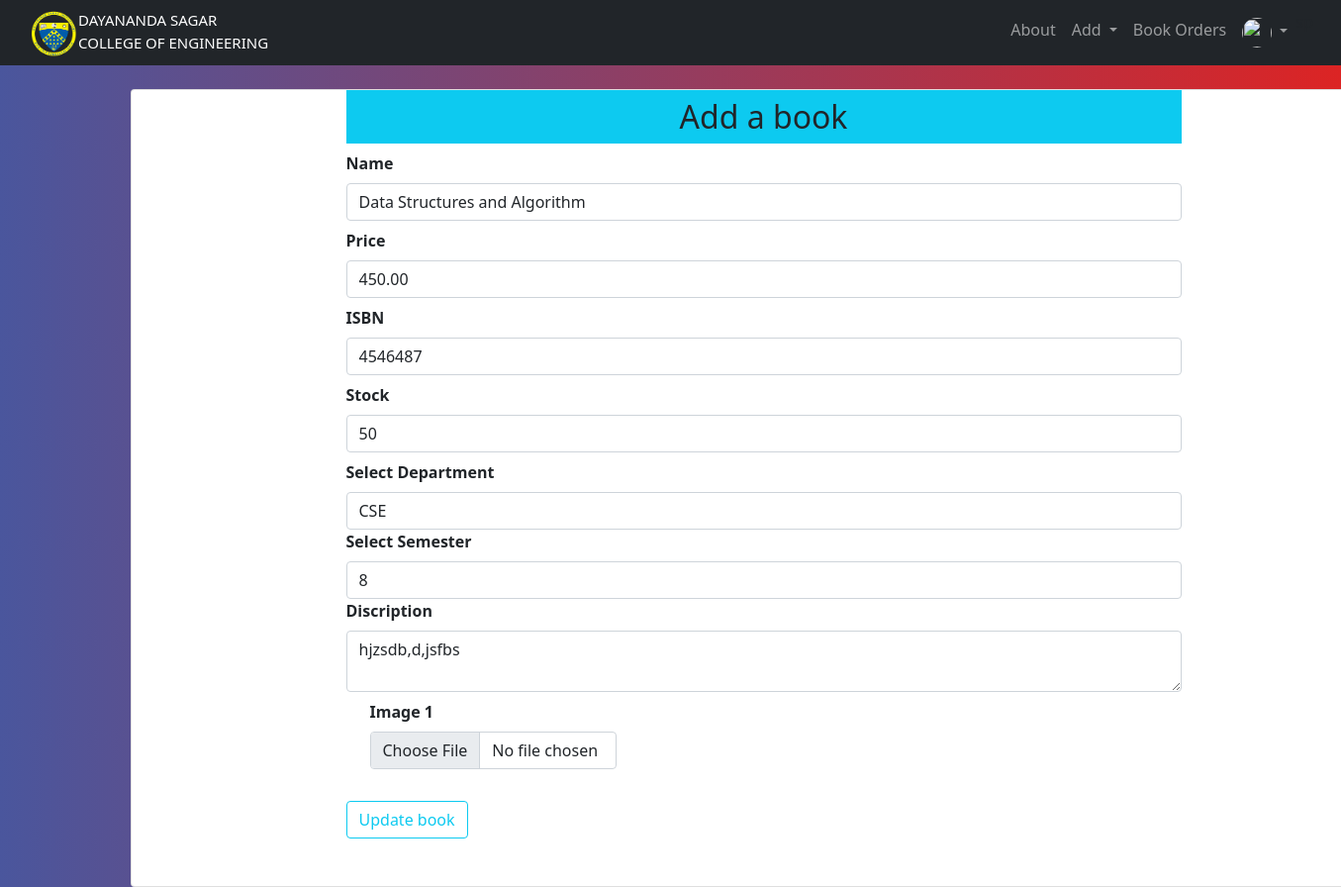
Page /updatebook/1 (signed in) on the earlier database version.
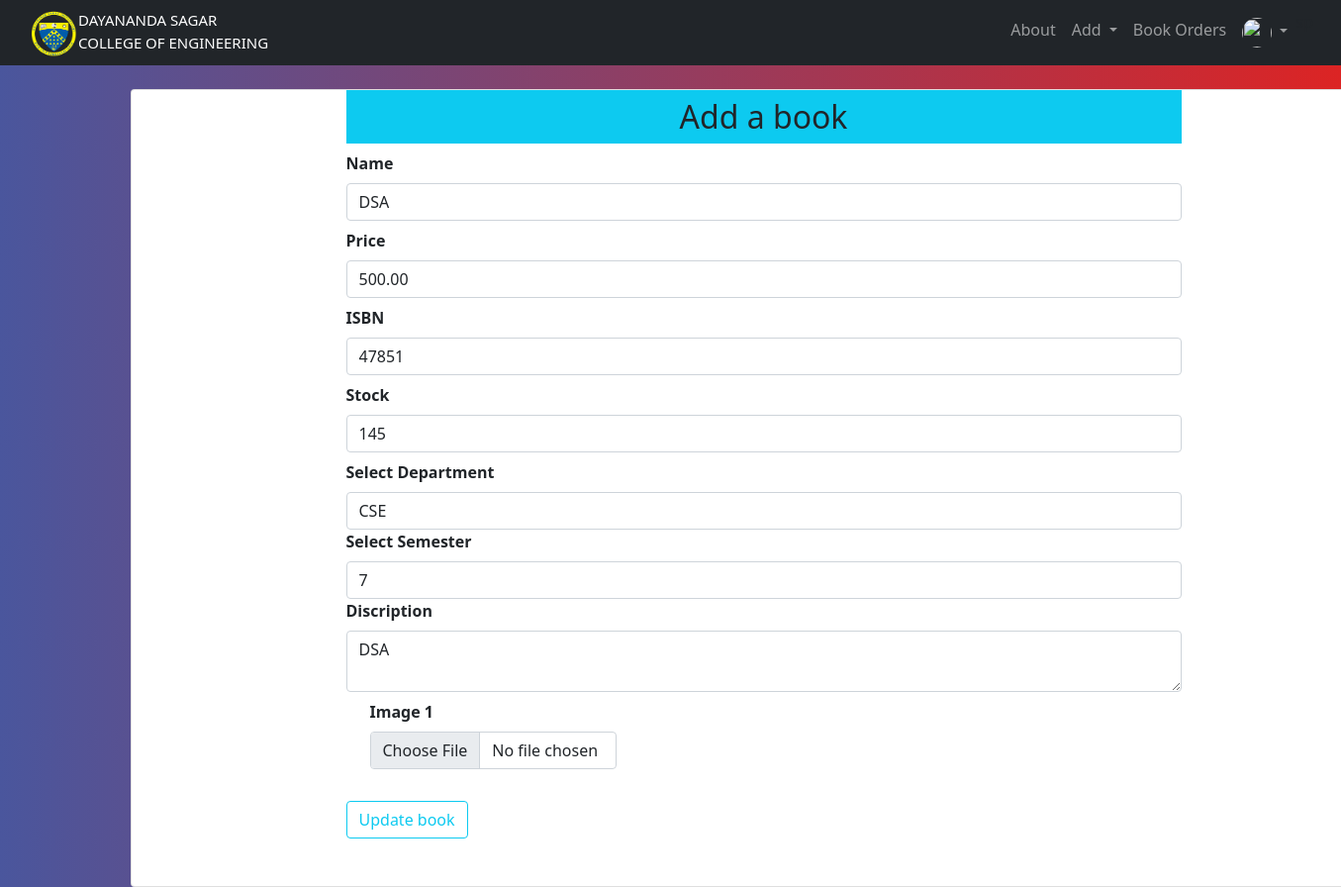
Same page on the later database version.
### website/models.py (models this page shows, shortened)
class Addbook(db.Model):
    __tablename__='addbook'
    __searchable__ = ['name', 'desc', 'isbn']
    id = db.Column(db.Integer, primary_key=True)
    name = db.Column(db.String(80), nullable=False)
    price = db.Column(db.Numeric(10,2), nullable=False)
    isbn = db.Column(db.Integer,default=0)
    stock = db.Column(db.Integer,nullable=False)
    available_copies = db.Column(db.Integer,nullable=False)
    desc = db.Column(db.Text, nullable=False)
    pub_date = db.Column(db.DateTime, nullable=False, default=datetime.utcnow)
    department_id = db.Column(db.Integer, db.ForeignKey('department.id'),nullable=False)
    department = db.relationship('Department', backref=db.backref('departments',lazy=True))
    semester_id = db.Column(db.Integer, db.ForeignKey('semester.id'),nullable=False)
    semester = db.relationship('Semester', backref=db.backref('semesters',lazy=True))
    image_1 = db.Column(db.String(150), nullable=False, default='image.jpg')
    image_2 = db.Column(db.String(150), nullable=False, default='image.jpg')
    image_3 = db.Column(db.String(150), nullable=False, default='image.jpg')

class Semester(db.Model):
        __searchable__ = ['name']
        id = db.Column(db.Integer, primary_key = True)
        name = db.Column(db.String(30), nullable = False, unique = True)

### website/add.py (the view, shortened to what this page needs)
@add.route('/updatebook/<int:id>',methods=['GET','POST'])
@requires_access_level("admin")
def updatebook(id):
    departments = Department.query.all()
    semesters = Semester.query.all()
    book = Addbook.query.get_or_404(id)
    department = request.form.get('department')
    semester = request.form.get('semester')
    form = Addbooks(request.form)
    form.name.data = book.name
    form.price.data = book.price
    form.isbn.data = book.isbn
    form.stock.data = book.stock
    form.discription.data = book.desc
    return render_template('updatebook.html', form = form, user=current_user, departments = departments, semesters = semesters, book = book )

### website/forms.py
class Addbooks(Form):
    name = StringField('Name',[validators.DataRequired()])
    price = DecimalField('Price',[validators.DataRequired()])
    isbn = IntegerField('ISBN', default=0)
    stock = IntegerField('Stock',[validators.DataRequired()])
    discription = TextAreaField('Discription',[validators.DataRequired()])
    image_1 = FileField('Image 1', validators=[FileRequired(), FileAllowed(['jpg','png','gif','jpeg'],'images only please')])
    image_2 = FileField('Image 2', validators=[FileAllowed(['jpg','png','gif','jpeg'],'images only please')])
    image_3 = FileField('Image 3', validators=[FileAllowed(['jpg','png','gif','jpeg'],'images only please')])

### website/models.py (called while the page is built)
        def get_urole(self):
                return self.urole

### website/templates/updatebook.html (shortened to what this page needs)
{% extends "base.html" %} {% block title %}Update book{% endblock %}
{% block content %}
<br>
<div class="container">
        <div class="card" style="width : 80rem;">
            <div class="row">
                <div class="col-md-2"></div>
                    <div class="col-md-8">
                    <h2 class="text-center bg-info p-2">Add a book</h2>
                    {% from "_formhelpers.html" import render_field %}
                    <form action="" method="POST" enctype="multipart/form-data">
                    {{render_field(form.name, class="form-control", placeholder="Add book name")}}
                    {{render_field(form.price, class="form-control", placeholder="Add book price")}}
                    {{render_field(form.isbn, class="form-control", placeholder="Add book ISBN")}}
                    {{render_field(form.stock, class="form-control", placeholder="Add book stock")}}
                    <label for="department"><b>Select Department</b></label>
                    <select name="department" id="department" class="form-control" required>
                        <option value="{{book.department_id}}">{{book.department.name}}</option>
                    </select>
                    <label for="semester"><b>Select Semester</b></label>
                    <select name="semester" id="semester" class="form-control" required>
                        <option value="{{book.semester_id}}">{{book.semester.name}}</option>
                    </select>
                    {{render_field(form.discription, class="form-control", placeholder="Add book detail")}}
            <div class="container">
                <div class="row">
                    <div class="col-md-4">{{ render_field(form.image_1, class="form-control")}}</div>
                </div>
            </div>
        <button type="submit" class="btn btn-outline-info mt-4 mb-5">Update book</button>
        <br>
        </form>
    </div>
</div>
</div>
</div>
{% endblock %}

Differences in the rows shown:
changed Addbook: name "Data Structures and Algorithm" → "DSA"; price "450.00" → "500.00"; isbn "4546487" → "47851"; stock "50" → "145"
changed Semester: semester "8" → "7"
Other differences:
form field discription: "hjzsdb,d,jsfbs" → "DSA"
